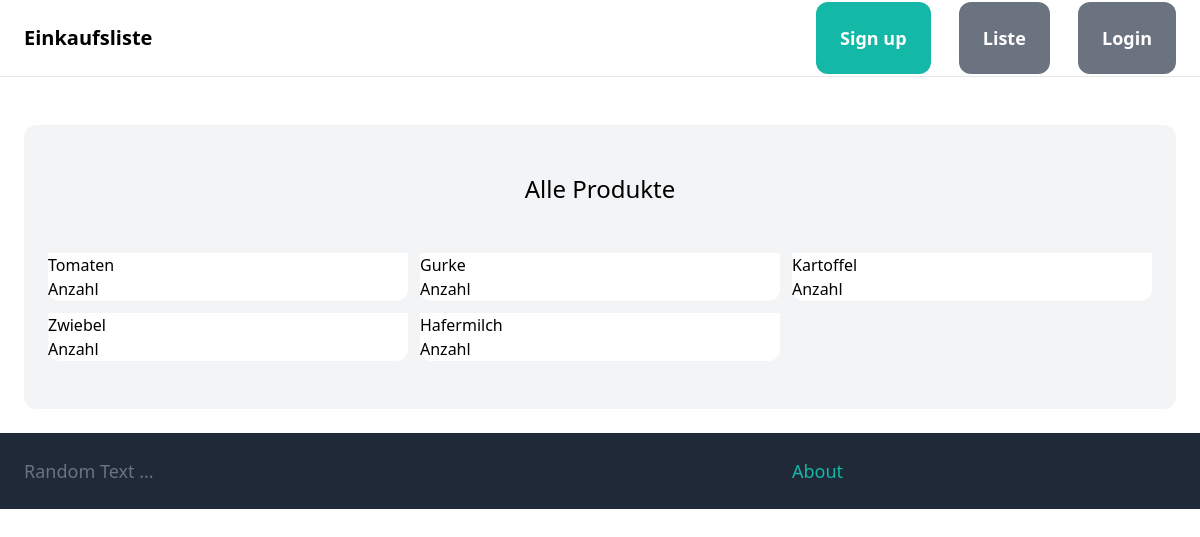
Before: / with the older database file.
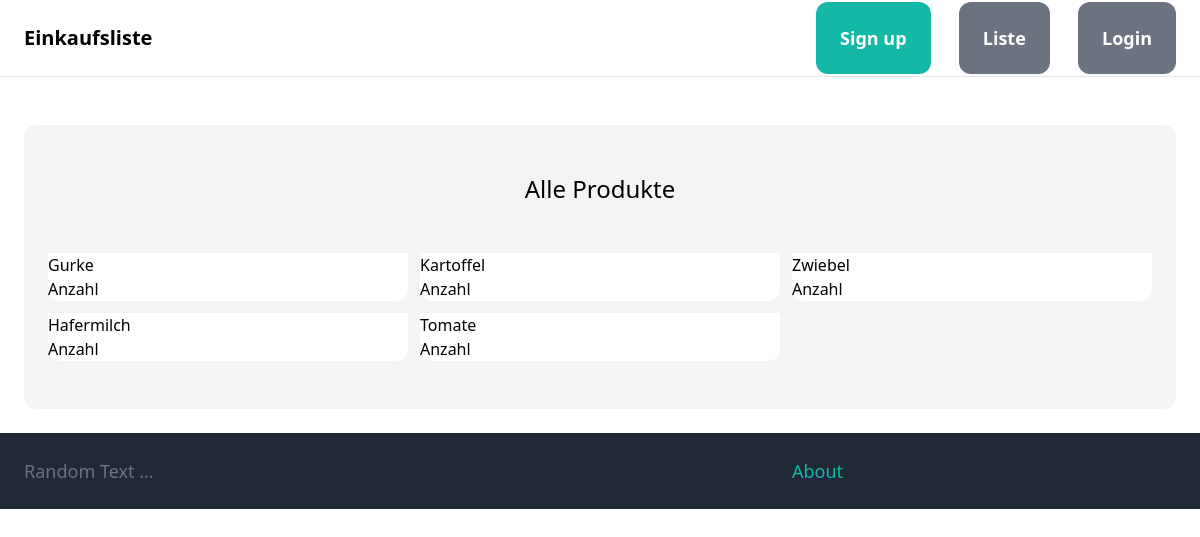
After: the same page with the newer database file.
### items/models.py (models this page shows, shortened)
class Product(models.Model):
    category = models.ForeignKey(Category, on_delete=models.CASCADE, null=True)
    prodName = models.CharField(max_length=255)
    class Meta:
        ordering = ['id']

### core/views.py (the view)
# urls.py: path('', index, name='index'),
def index(request):
    products = Product.objects.all
    return render(request, 'core/index.html', {
        'products': products,
    })

### core/templates/core/index.html (shortened to what this page needs)
{% extends 'core/base.html' %}
{% block content %}
  <div  class="mt-6 px-6 py-12 bg-gray-100 rounded-xl">
    <h2 class="mb-12 text-2xl text-center">Alle Produkte</h2>
    <div class="grid grid-cols-3 gap-3">
      {% for product in products %}
        <div>
          <a href="#">
            <div class="p6 bg-white rounded-b-xl">
              <h2 class=""text-2xl>{{ product.prodName }}</h2>
              <label for="anzahl">Anzahl</label>
              <input type="number" name="anzahl" class="text-gray-500"></input>
            </div>
          </a>
        </div>
      {% endfor %}
    </div>
  </div>
{% endblock %}

### core/templates/core/base.html (shortened to what this page needs)
<!DOCTYPE html>
<html lang="en">
  <head>
    <script src="https://cdn.tailwindcss.com"></script>
  </head>
  <body>
    <nav class="py-6 px-6 flex justify-between items-center border-b border-gray-200">
        <a href="/" class="text-xl font-semibold">Einkaufsliste</a>
        <div class="space-x-6">
          <a href="#" class="px-6 py-6 text-lg font-semibold bg-teal-500 text-white rounded-xl hover:bg-teal-700">Sign up</a>
          <a href="#" class="px-6 py-6 text-lg font-semibold bg-gray-500 text-white rounded-xl hover:bg-gray-700">Liste</a>
          <a href="#" class="px-6 py-6 text-lg font-semibold bg-gray-500 text-white rounded-xl hover:bg-gray-700">Login</a>
        </div>
    </nav>
    <div class="px-6 py-6">
      {% block content %}
      {% endblock %}
    </div>
    <footer class="py-6 px-6 flex justify-between bg-gray-800">
      <div class="w-2/3 pr-10">
        <p class="text-lg text-gray-500">Random Text ...</p>
      </div>
      <div class="w-1/3">
        <ul class="space-y-2">
          <li><a href="#" class="text-lg text-teal-500 hover:text-teal-700">About</a></li>
        </ul>
      </div>
    </footer>
  </body>
</html>

Changed rows visible on the page:
removed Product: prodName "Tomaten"
added Product: prodName "Tomate"
